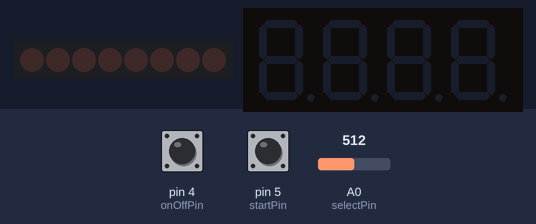
Bench run of a sketch on a simulated Arduino Uno, built with avr-gcc and run on an emulated ATmega328P. Parts: 8 shift-register outputs drawn as a row of LEDs (first output left, lit = HIGH), 4-digit seven-segment display. Wiring (inferred from the names in the program): shift register (74HC595): data pin 11; shift clock pin 13; latch pin 12. Wiring (inferred from the signals the program sends): row of LEDs: on Q0, Q1, Q2, Q3, Q4, Q5, Q6, Q7. Inputs (shaded band) come from the test bench; at power-on: pin 4 (onOffPin) HIGH, pin 5 (startPin) HIGH, A0 (selectPin) = 512.

Above: at 1.2 s.
1.3 s: pin 4 (onOffPin) pulled LOW for 0.25 s
At 2.01 s:
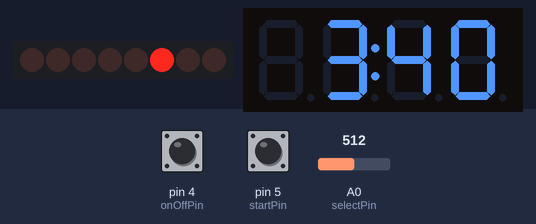
4.5 s: pin 5 (startPin) pulled LOW for 0.25 s
At 6.1 s:
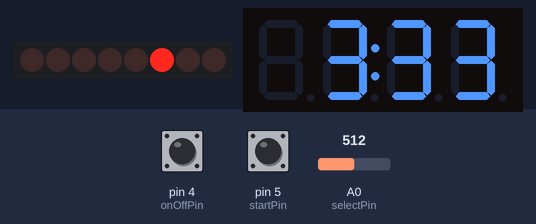
6.2 s: pin 5 (startPin) pulled LOW for 1 s
At 8.3 s:
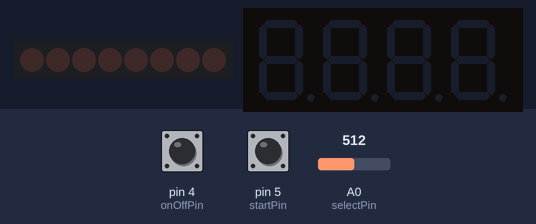
8.7 s: pin 4 (onOffPin) pulled LOW for 1 s
At 10.16 s:
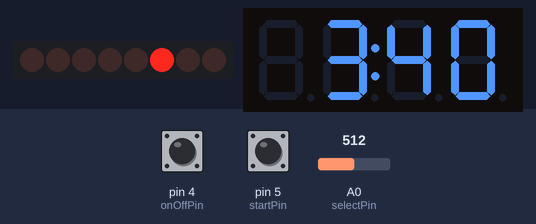
Timing chart, 0 to 13.7 s (numbered marks = the images above; inputs shaded):
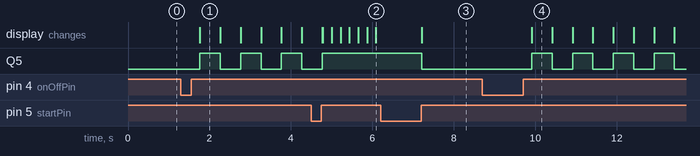

Measured:
- after the input at 1.3 s, Q5: alternates HIGH for 0.50 s and LOW for 0.50 s, starting after 0.47 s; the display: changes after 0.47 s (image 1)
- after the input at 4.5 s, the display: first differs from a run without the input after 0.28 s (image 2 shows a later state)
- after the input at 6.2 s, the display: changes after 1.0 s (image 3)
- after the input at 8.7 s, Q5: alternates HIGH for 0.50 s and LOW for 0.50 s, starting after 1.2 s; the display: changes after 1.2 s (image 4)
- what the display in image 1 shows lasts 0.5 s, from 1.8 s to 2.3 s

The sketch:

Dishwasher.ino
```cpp
#include "OnOffButton.h"
#include "Selector.h"
#include "ClockDisplay.h"
#include "Recipe.h"
#include "StartResetButton.h"

#define STATE_INIT    0
#define STATE_SELECT  1
#define STATE_ONOFF   2
#define STATE_START   3
#define STATE_WASH    4
#define STATE_DONE    5

int state;

void setup() {
  Serial.begin(115200);
  // set the on/off pin
  OnOffButton::setup();
  // set the selector pins and led
  Selector::setup();
  // setup the cock display
  ClockDisplay::setup();
  // select the 1st recipe
  Recipe::select(2);
  // set the start pin
  StartResetButton::setup();
  // set the state
  state = STATE_INIT;
}

int on_button = 0; // already started?

const unsigned long flashTime_on = 500UL;
const unsigned long flashTime_off = 1000UL;
unsigned long flashTime = 0UL;
bool flashing = false;
bool flashOff = true;

// loop handling pgm selection
void loop() {
  if (state == STATE_INIT) {
    Selector::off_buttons();
    Recipe::select(2);
    ClockDisplay::off();
    flashing = false;
    state = STATE_ONOFF;
  } else if (state == STATE_ONOFF) {
    if (OnOffButton::pressed()) {
      on_button = 1;
      state = STATE_SELECT;
    }
    delay(200);
  } else if (state == STATE_SELECT) {
    if (OnOffButton::pressed()) {
      on_button = 0;
      state = STATE_INIT;
    } else if (StartResetButton::pressed()) {
      state = STATE_START;
    } else {
      unsigned long currentTime = millis();
      int button = Selector::select();
      Recipe::select(button);
      if (! flashing) {
        flashing = true;
        flashTime = currentTime;
        flashOff = true;
      } else if (currentTime - flashTime < flashTime_on){
        if (flashOff){
          Selector::flash_on(button);
          ClockDisplay::flash_on(Recipe::pgm);
          flashOff = false;
        }
      } else if (currentTime - flashTime < flashTime_off){
        if (! flashOff) {
          Selector::flash_off();
          ClockDisplay::flash_off();
          flashOff=true;
        }
      } else {
        flashing = false;
      }
    }
  } else if (state == STATE_START) {
      // lite the leds and the display
      int button = Selector::select();
      Selector::flash_on(button);
      ClockDisplay::flash_on(Recipe::pgm);
      state = STATE_WASH;
  } else if (state == STATE_WASH) {
      if (StartResetButton::pressed()) {
        state = STATE_DONE;
      } else {
        Recipe::work(Recipe::pgm);
        ClockDisplay::flash_on(Recipe::pgm, true);
        int val = Recipe::pgm[0]*100 + Recipe::pgm[1]*10 + Recipe::pgm[2];
        if (val < 1) {
          state = STATE_DONE;
        }
        delay(200);
      }
  } else if (state == STATE_DONE) {
        on_button = 0;
        Selector::flash_off();
        ClockDisplay::flash_off();
        state = STATE_INIT;
  }
}
```

ClockDisplay.h
```cpp
#ifndef ClockDisplay_h
#define ClockDisplay_h

#include <Arduino.h>
#include <TM1637.h>

namespace ClockDisplay {

  // Instantiation and pins configurations
  // Pin 3 - > DIO
  // Pin 2 - > CLK
  TM1637 tm(2, 3);

  int second;

  void off()
  {
    tm.colonOff();
    tm.display("    ", false, false, 0);
  }

  void setup() {
    int second = 0;
    tm.begin();
    tm.setBrightness(4);
    off();
  }

  void flash_on(byte bit[3], bool leading=false) {
    int val = bit[0]*100 + bit[1]*10 + bit[2];
    String val_string(val);
    String to_display("    ");
    if (leading) {
      if (val_string.length() == 3)
        to_display.replace("    ", " ");
      if (val_string.length() == 2)
        to_display.replace("    ", " 0");
      if (val_string.length() == 1)
        to_display.replace("    ", " 00");
    } else
      to_display.remove(0, val_string.length());
    to_display.concat(val_string);
    tm.colonOn();
    tm.display(to_display, false, false, 0);
  }
  void flash_off() {
    off();
  }
}
#endif
```

OnOffButton.h
```cpp
#ifndef OnOffButton_h
#define OnOffButton_h

#include <Arduino.h>

namespace OnOffButton
{
  int onOffPin = 4;

  void setup() {
    pinMode(onOffPin, INPUT_PULLUP);
  }
  int pressed() {
      if (digitalRead(onOffPin) == LOW) {
        while (digitalRead(onOffPin) == LOW);
        return 1;
      }
      return 0;
  }
}

#endif
```

Recipe.h
```cpp
#ifndef Recipe_h
#define Recipe_h

#include <Arduino.h>

namespace Recipe {
  byte pgm1[] = {2, 1, 5};
  byte pgm2[] = {2, 4, 0};
  byte pgm3[] = {3, 4, 0};
  byte pgm4[] = {4, 0, 0};
  byte pgm5[] = {1, 3, 0};
  byte pgm6[] = {1, 0, 0};

  byte pgm[3];

  int state = 0;

  void copy(byte bit[3])
  {
    pgm[0] = bit[0];
    pgm[1] = bit[1];
    pgm[2] = bit[2];
  }

  void select(int next, byte bit[3]) {
    if (state != next)
      copy(bit);
    state = next;
  }

  void work(byte bit[3])
  {
    int dec = 1;
    if (dec == 1) {
      if (bit[2] == 0) {
        bit[2] = 9;
      } else {
        bit[2]--;
        dec=0;
      }
    }
    if (dec == 1) {
      if (bit[1] == 0) {
        bit[1] = 5;
      } else {
        bit[1]--;
        dec=0;
      }
    }
    if (dec == 1) {
      if (bit[0] > 0) {
        bit[0]--;
        dec=0;
      }
    }
  }

  void select(int next) {
     if (next == 6) {
        select(6, pgm6);
     } else if (next == 5) {
        select(5, pgm5);
     } else if (next == 4) {
        select(4, pgm4);
     } else if (next == 3) {
        select(3, pgm3);
     } else if (next == 2) {
        select(2, pgm2);
     } else if (next == 1) {
        select(1, pgm1);
     }
  }
}

#endif
```

Selector.h
```cpp
#ifndef Selector_h
#define Selector_h

#include <Arduino.h>

namespace Selector
{
  int latchPin = 12; // Pin connected to ST_CP of 74HC595（Pin12）
  int clockPin = 13; // Pin connected to SH_CP of 74HC595（Pin11）
  int dataPin = 11; // Pin connected to DS of 74HC595（Pin14）

  void setup()
  {
    pinMode(latchPin, OUTPUT);
    pinMode(clockPin, OUTPUT);
    pinMode(dataPin, OUTPUT);
  }
  #define NUM_BUTTONS 6
  // ref: 10k
  // val: 4k7, 2k2, 1k, 470, 20, 100
  // cal: ref over ref+val * 1024 (ADC)
//  int buttonMap[NUM_BUTTONS] = {695, 838, 930, 977, 1002, 1014};
  int buttonMap[NUM_BUTTONS] = {675, 805, 890, 930, 950, 965};
  int buttonDelta[NUM_BUTTONS] = {10, 10, 10, 10, 8, 8};

  int selectPin = A0;

  int select_button() {
    int raw = analogRead(selectPin);
    // Serial.print("Button: "); Serial.println(raw);
    int buttonPressed = 0;
    // map to button code
    for (int i = 0; i < NUM_BUTTONS; i++) {
      int ref = buttonMap[i];
      int delta = raw-ref;
      if (delta < 0) delta = -delta;
      if (delta <= buttonDelta[i]) {
        buttonPressed = i+1;
        break;
      }
    }
    return buttonPressed;
  }

  void show_ledbar(byte x) {
      // Output low level to latchPin
      digitalWrite(latchPin, LOW);
      // Send serial data to 74HC595
      shiftOut(dataPin, clockPin, LSBFIRST, x);
      // Output high level to latchPin, and 74HC595 will update the data to the parallel output port.
      digitalWrite(latchPin, HIGH);
  }

  void off_buttons() {
    byte x_off = 0x00;
    show_ledbar(x_off);
  }

  int selected_button = 3;

  void flash_on(int button)
  {
    int i = button-1;
    byte x_on = 0x01 << i;
    show_ledbar(x_on);
  }

  void flash_off()
  {
    off_buttons();
  }

  int select() {
    // get the selected button
    int button = select_button();
    // flash selected button
    if (button != 0)
      selected_button = button;
    return selected_button;
  }
}

#endif
```

StartResetButton.h
```cpp
#ifndef StartResetButton_h
#define StartResetButton_h

#include <Arduino.h>

namespace StartResetButton
{
  int startPin = 5;

  void setup() {
    pinMode(startPin, INPUT_PULLUP);
  }
  int pressed() {
      if (digitalRead(startPin) == LOW) {
        while (digitalRead(startPin) == LOW);
        return 1;
      }
      return 0;
  }
}

#endif
```
